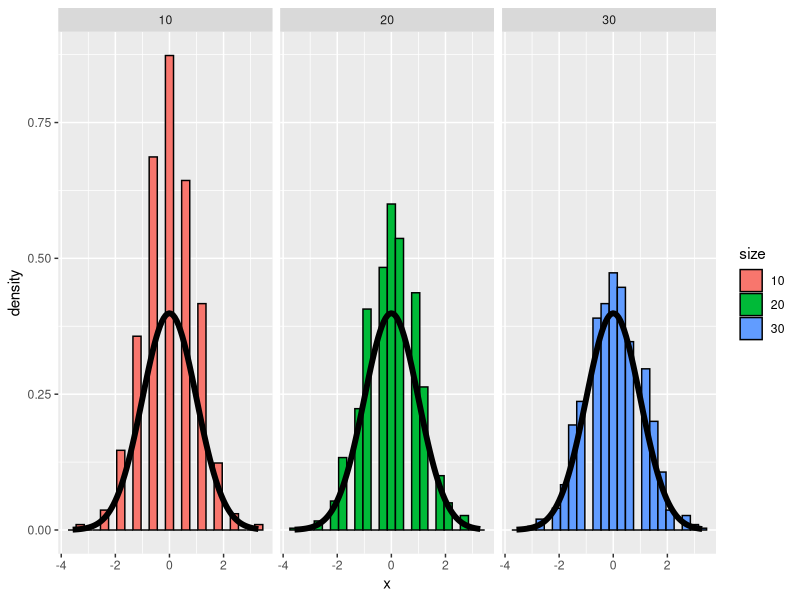

Source code (R):
require(ggplot2)

nosim <- 1000
cfunc <- function(x, n) 2 * sqrt(n) * (mean(x) - 0.5) 
dat <- data.frame(
    x = c(apply(matrix(sample(0:1, nosim * 10, replace = TRUE), 
                       nosim), 1, cfunc, 10),
          apply(matrix(sample(0:1, nosim * 20, replace = TRUE), 
                       nosim), 1, cfunc, 20),
          apply(matrix(sample(0:1, nosim * 30, replace = TRUE), 
                       nosim), 1, cfunc, 30)
    ),
    size = factor(rep(c(10, 20, 30), rep(nosim, 3))))
g <- ggplot(dat, aes(x = x, fill = size)) + geom_histogram(binwidth=.3, colour = "black", aes(y = ..density..)) 
g <- g + stat_function(fun = dnorm, size = 2)
g + facet_grid(. ~ size)